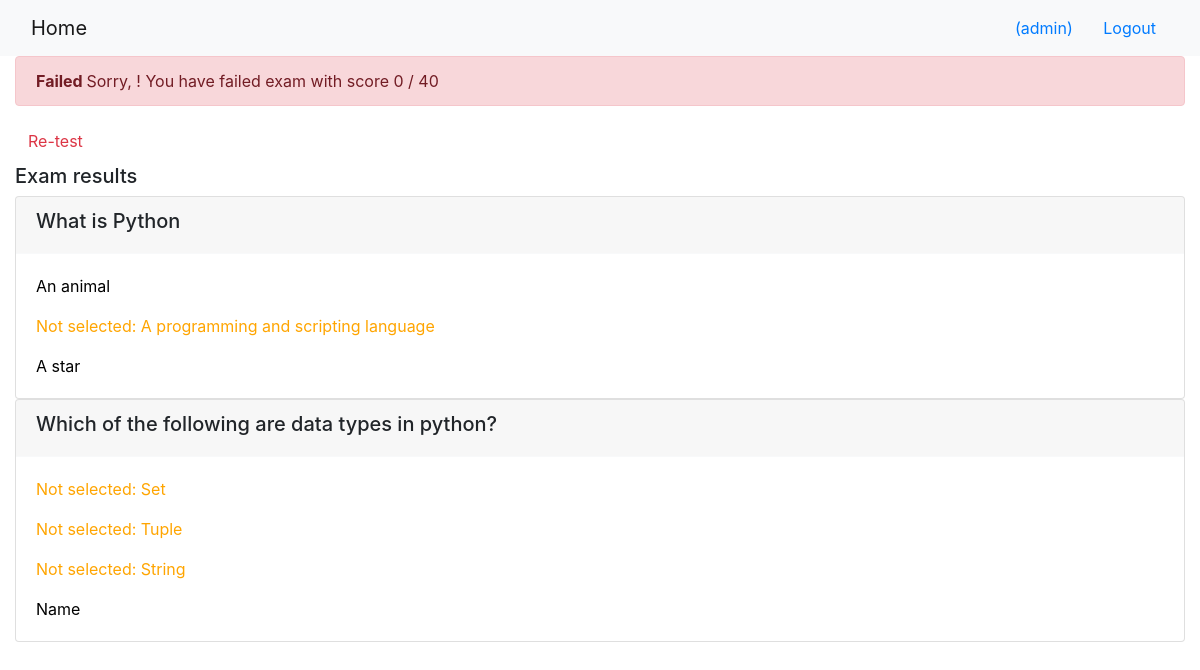
The app's page /onlinecourse/course/2/submission/2/result/ (signed in) with its own data.
### onlinecourse/models.py (models this page shows)
class Question(models.Model):
    course = models.ForeignKey(Course, on_delete=models.CASCADE)
    title = models.CharField(max_length=400, default="question title")
    text = models.CharField(max_length=600, default="question text")
    grade = models.FloatField(default=5.0)
    def is_get_score(self, selected_ids):
        all_answers = self.choice_set.filter(is_correct=True).count()
        selected_correct = self.choice_set.filter(is_correct=True, id__in=selected_ids).count()
        if all_answers == selected_correct:
            return True
        else:
            return False

class Choice(models.Model):
    question = models.ForeignKey(Question, on_delete=models.CASCADE)
    text = models.CharField(max_length=600, default="choice content")
    is_correct = models.BooleanField(default=False)

### onlinecourse/views.py (the view)
# urls.py: path('course/<int:course_id>/submission/<int:submission_id>/result/', views.show_exam_result, name='show_exam_result'),
def show_exam_result(request, course_id, submission_id):
    course = get_object_or_404(Course, pk=course_id)
    submission = get_object_or_404(Submission, pk=submission_id)
    choices = submission.choices.all()
    total_score = 0
    grade = 0
    for question in course.question_set.all():
        total_score += question.grade
        if question.is_get_score(choices):
            grade += question.grade
    return render(
        request,
        'onlinecourse/exam_result_bootstrap.html',
        {"course":course, "choices":choices,"grade":grade,
            "total_score": round(total_score),
            "submission": submission,
            "grade": round((grade / total_score) * 100) }
    )

### onlinecourse/templates/onlinecourse/exam_result_bootstrap.html (shortened to what this page needs)
<!DOCTYPE html>
<html lang="en">
<head>
    {% load static %}
    <link rel="stylesheet" href="https://maxcdn.bootstrapcdn.com/bootstrap/4.5.2/css/bootstrap.min.css">
</head>
<body>
 <nav class="navbar navbar-light bg-light">
    <div class="container-fluid">
        <div class="navbar-header">
              <a class="navbar-brand" href="{% url 'onlinecourse:index' %}">Home</a>
        </div>
        <ul class="nav navbar-nav navbar-right">
            {% if user.is_authenticated %}
            <li>
                <a class="btn btn-link" href="#">{{ user.first_name }}({{ user.username }})</a>
                <a class="btn btn-link" href="{% url 'onlinecourse:logout' %}">Logout</a>
            </li>
            {% endif %}
        </ul>
    </div>
</nav>
<div class="container-fluid">
    {% if grade > 80 %}
    <div class="alert alert-success">
       <b> Congratulations, {{ user.first_name }}! </b> You have passed the exam and completed the course with score {{ grade }} / {{ total_score }}
    </div>
        {% else %}
        <div class="alert alert-danger">
            <b> Failed </b> Sorry, {{ user.first_name }}! You have failed exam with score {{ grade }} / {{ total_score }}
        </div>
        <a class="btn btn-link text-danger" href="{% url 'onlinecourse:course_details' course.id %}">Re-test</a>
        {% endif %}
        <div class="card-columns-vertical mt-1">
        <h5 class="">Exam results</h5>
            {% for question in course.question_set.all %}
                <div class="card">
                    <div class="card-header border-light">
                        <h5>{{question.text}}</h5>
                    </div>
                    <div class="card-body">
                        {% for choice in question.choice_set.all %}
                           {% if choice.is_correct and choice in choices %}
                            <p class="card-text" style="color:green">Correct answer: {{choice.text}}</p>
                            {% elif choice.is_correct and choice not in choices %}
                            <p class="card-text" style="color:orange">Not selected: {{choice.text}}</p>
                            {% elif choice.is_correct == False and choice in choices %}
                            <p class="card-text" style="color:red">Wrong answer: {{choice.text}}</p>
                            {% else %}
                            <p class="card-text" style="color:black">{{choice.text}}</p>
                            {% endif %}
                        {% endfor %}
                    </div>
                </div>
            {% endfor %}
        </div>
    </div>
</body>
</html>

### records on screen
Question: text "What is Python"
Choice: text "An animal"
Choice: text "A programming and scripting language"
Choice: text "A star"
Question: text "Which of the following are data types in python?"
Choice: text "Set"
Choice: text "Tuple"
Choice: text "String"
Choice: text "Name"

### other values on screen
{{ user.username }} "admin"
{{ grade }} "0"
{{ total_score }} "40"
